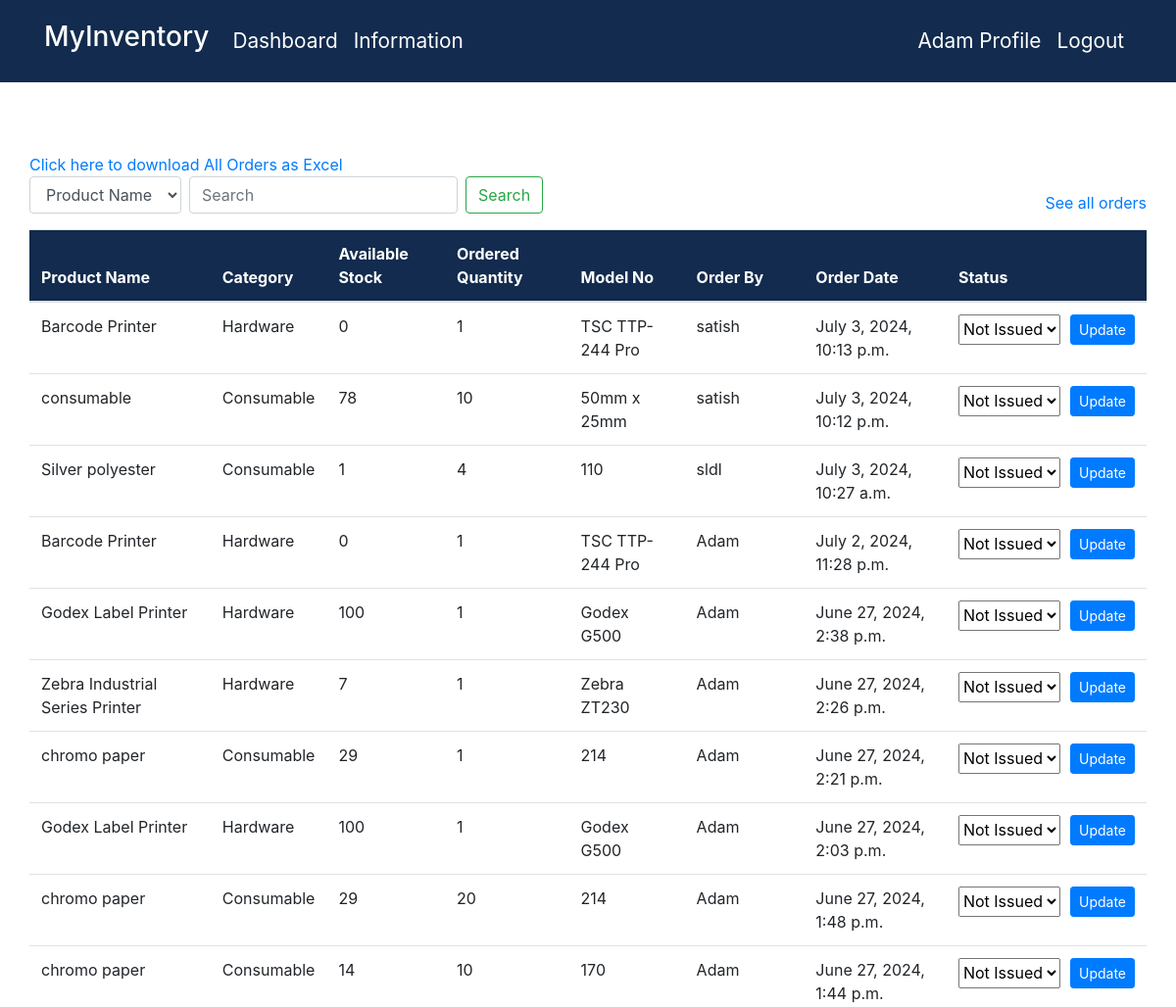
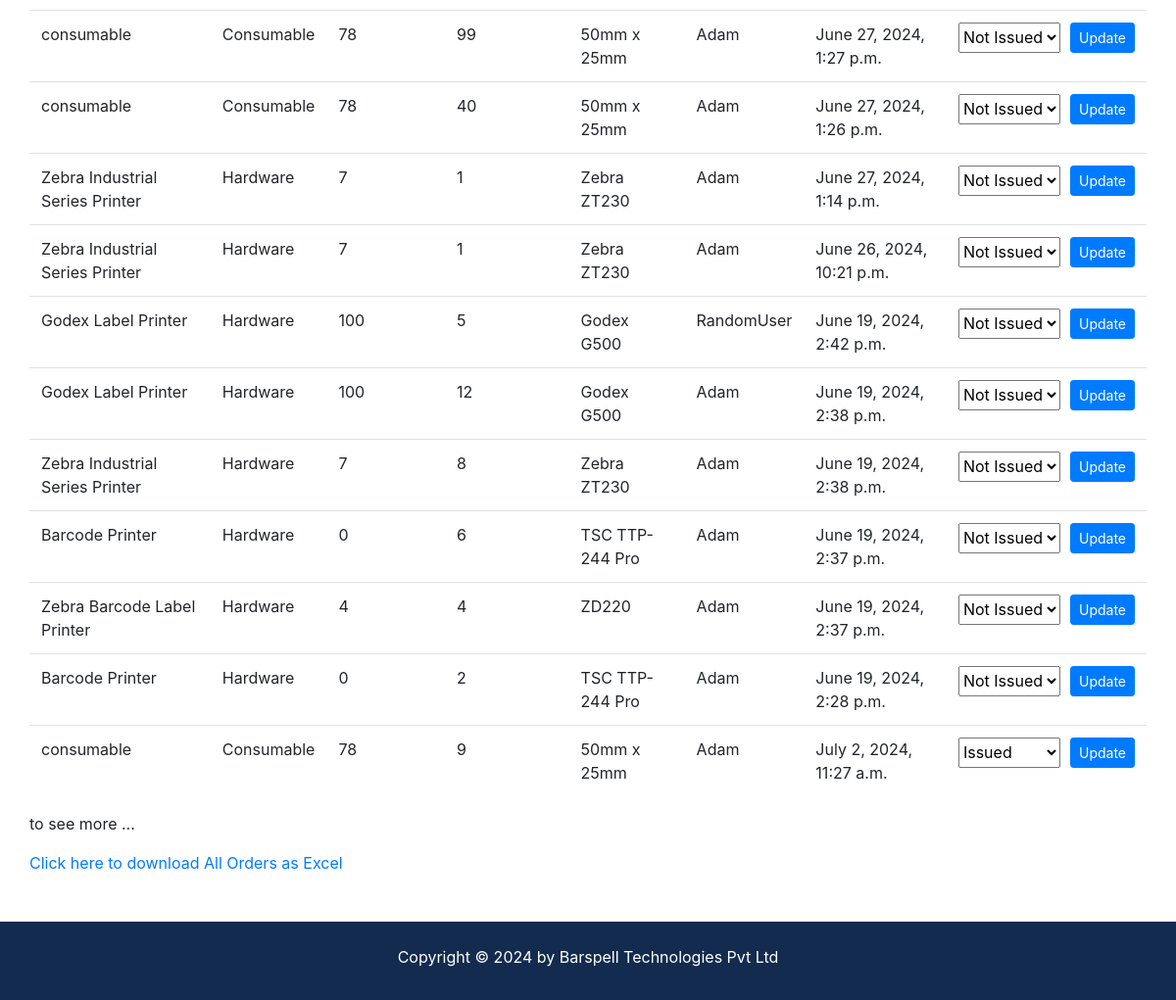
Page /order/ (signed in) on the committed database (2 pictures, top to bottom).
### dashboard/models.py (models this page shows, shortened)
class Order(models.Model):
  STATUS_CHOICES = [
      ('Not Issued', 'Not Issued'),
      ('Issued', 'Issued'),
  ]
  product = models.ForeignKey(Product, on_delete=models.CASCADE, null=True)
  staff = models.ForeignKey(User, models.CASCADE, null=True)
  model_no = models.CharField(max_length=200, null=True)
  order_quantity = models.PositiveIntegerField(null=True)
  date = models.DateTimeField(auto_now_add=True)
  status = models.CharField(max_length=10, choices=STATUS_CHOICES, default='Not Issued')

class Product(models.Model):
  name = models.CharField(max_length = 100, null = True)
  model_no = models.CharField(max_length = 200, null = True)
  category = models.CharField(max_length = 20,choices = CATEGORY, null = True)
  quantity = models.PositiveIntegerField(null = True)

### dashboard/views.py (the view)
# urls.py: path('order/', views.order, name = 'dashboard-order'),
@login_required
def order(request):
    five_days_ago = timezone.now().date() - timedelta(days=5)
    query = request.GET.get('q')
    search_type = request.GET.get('search_type', 'product_name')
    order_by = request.GET.get('order_by', '-date')
    orders = Order.objects.filter(
        Q(status='Not Issued') | (Q(status='Issued') & Q(date__date__gte=five_days_ago))
    ).annotate(
        status_order=Case(
            When(status='Not Issued', then=Value(0)),
            When(status='Issued', then=Value(1)),
            output_field=IntegerField(),
        )
    ).order_by('status_order', order_by)
    if query:
        if search_type == 'product_name':
            orders = orders.filter(product__name__icontains=query)
        elif search_type == 'ordered_by':
            orders = orders.filter(staff__username__icontains=query)
    order_count = orders.count()
    product_count = Product.objects.all().count()
    workers_count = User.objects.all().count()
    context = {
        'orders': orders,
        'product_count': product_count,
        'workers_count': workers_count,
        'order_count': order_count,
    }
    return render(request, 'dashboard/order.html', context)

### dashboard/context_processors.py (called while the page is built)
def global_message(request):
    try:
        info = Message.objects.get(id=1)
        return {'global_message': info.message}
    except Message.DoesNotExist:
        return {'global_message': ''}

### templates/dashboard/order.html (shortened to what this page needs)
{% extends 'partials/base.html' %}
{% block content %}
<div class="container my-5">
  <div class="row">
    <div style="width: 100%" class="mt-4">
      <a href="{% url 'export-orders' %}" class=""
        >Click here to download All Orders as Excel</a
      >
      <div class="d-flex flex-row justify-content-between align-items-center">
        <form method="get" action="{% url 'dashboard-order' %}" class="form-inline mb-3">
          <select class="form-control mr-sm-2" name="search_type">
          <option value="product_name">Product Name</option>
        </select>
        <input class="form-control mr-sm-2" type="search" name="q" placeholder="Search" aria-label="Search" />
        <button class="btn btn-outline-success my-2 my-sm-0" type="submit">Search</button>
      </form>
      <a href="{% url 'dashboard-order' %}">See all orders</a>
    </div>
      <table class="table bg-white">
        <thead class="dark-color text-white">
          <tr>
            <th scope="col">Product Name</th>
            <th scope="col">Category</th>
            <th scope="col">Available Stock</th>
            <th scope="col">Ordered Quantity</th>
            <th scope="col">Model No</th>
            <th scope="col">Order By</th>
            <th scope="col">Order Date</th>
            <th scope="col">Status</th>
          </tr>
        </thead>
        <tbody>
          {% for order in orders %}
          <tr>
            <td>{{order.product.name}}</td>
            <td>{{order.product.category}}</td>
            <td>{{order.product.quantity}}</td>
            <td>{{order.order_quantity}}</td>
            <td>{{order.product.model_no}}</td>
            <td>{{order.staff.username}}</td>
            <td>{{order.date}}</td>
            <td><form class="d-flex flex-row justify-content-between" method="post" action="{% url 'update_order_status' order.id %}">
              <select style="margin-right: 10px;" name="status">
                  <option value="Issued"
                  {% if order.status == 'Issued' %}
                    selected
                  {% endif %}
                  >Issued</option>
                  <option value="Not Issued" {% if order.status == 'Not Issued' %}selected{% endif %}>Not Issued</option>
              </select>
              <button type="submit" class="btn btn-primary btn-sm">Update</button>
          </form></td>
          </tr>
          {% endfor %}
        </tbody>
      </table>
      <p>to see more ...</p>
      <a href="{% url 'export-orders' %}" class=""
        >Click here to download All Orders as Excel</a
      >
    </div>
  </div>
</div>
{% include '../partials/footer.html' %}
{% endblock %}

### templates/partials/nav.html (shortened to what this page needs)
<!DOCTYPE html>
<html lang="en">
  <head>
    <link rel="stylesheet" href="../../static/style.css" />
    <link
      rel="stylesheet"
      href="https://cdn.jsdelivr.net/npm/bootstrap@4.6.2/dist/css/bootstrap.min.css"
    />
  </head>
  <body>
    <nav class="navbar navbar-expand-lg dark-color py-3">
      {% if user.is_authenticated %}
      <div class="container">
        <a class="navbar-brand text-white" href="{% url 'dashboard-index' %}">
          <h3>MyInventory</h3>
        </a>
        <div class="collapse navbar-collapse" id="navbarSupportedContent">
          <ul class="navbar-nav">
            <li class="nav-item active">
              <a
                class="nav-link text-white nav-element"
                href="{% url 'dashboard-index' %}"
              >
                Dashboard <span class="sr-only">(current)</span></a
              >
            </li>
            <li class="nav-item active">
              <a
                class="nav-link text-white nav-element"
                href="{% url 'dashboard-information' %}"
              >
                Information <span class="sr-only">(current)</span></a
              >
            </li>
          </ul>
        </div>
        <div class="collapse navbar-collapse" id="navbarSupportedContent">
          <ul class="navbar-nav ml-auto">
            <li class="nav-item active">
              <a
                class="nav-link text-white nav-element"
                href="{% url 'user-profile' %}"
                >{{user.username}} Profile
                <span class="sr-only">(current)</span></a
              >
            </li>
            <li class="nav-item">
              <a
                class="nav-link text-white nav-element"
                href="{% url 'user-logout' %}"
                >Logout</a
              >
            </li>
          </ul>
        </div>
          {% endif %}
        </div>
    </nav>
  </body>
</html>

### static/style.css (style rules this page uses)
.dark-color { background-color: #122b4e; }

### templates/partials/nav.html (style rules this page uses)
.nav-element { font-size: 1.3rem; }
.dark-color { background-color: #122b4e; }

### rows in the picture
Order: product.name "Barcode Printer", product.category "Hardware", product.quantity "0", order_quantity "1", product.model_no "TSC TTP-244 Pro", staff.username "satish", date "July 3, 2024, 10:13 p.m.", status "Not Issued"
Order: product.name "consumable", product.category "Consumable", product.quantity "78", order_quantity "10", product.model_no "50mm x 25mm", staff.username "satish", date "July 3, 2024, 10:12 p.m.", status "Not Issued"
Order: product.name "Silver polyester", product.category "Consumable", product.quantity "1", order_quantity "4", product.model_no "110", staff.username "sldl", date "July 3, 2024, 10:27 a.m.", status "Not Issued"
Order: product.name "Barcode Printer", product.category "Hardware", product.quantity "0", order_quantity "1", product.model_no "TSC TTP-244 Pro", staff.username "Adam", date "July 2, 2024, 11:28 p.m.", status "Not Issued"
Order: product.name "Godex Label Printer", product.category "Hardware", product.quantity "100", order_quantity "1", product.model_no "Godex G500", staff.username "Adam", date "June 27, 2024, 2:38 p.m.", status "Not Issued"
Order: product.name "Zebra Industrial Series Printer", product.category "Hardware", product.quantity "7", order_quantity "1", product.model_no "Zebra ZT230", staff.username "Adam", date "June 27, 2024, 2:26 p.m.", status "Not Issued"
Order: product.name "chromo paper", product.category "Consumable", product.quantity "29", order_quantity "1", product.model_no "214", staff.username "Adam", date "June 27, 2024, 2:21 p.m.", status "Not Issued"
Order: product.name "Godex Label Printer", product.category "Hardware", product.quantity "100", order_quantity "1", product.model_no "Godex G500", staff.username "Adam", date "June 27, 2024, 2:03 p.m.", status "Not Issued"
Order: product.name "chromo paper", product.category "Consumable", product.quantity "29", order_quantity "20", product.model_no "214", staff.username "Adam", date "June 27, 2024, 1:48 p.m.", status "Not Issued"
Order: product.name "chromo paper", product.category "Consumable", product.quantity "14", order_quantity "10", product.model_no "170", staff.username "Adam", date "June 27, 2024, 1:44 p.m.", status "Not Issued"
Order: product.name "consumable", product.category "Consumable", product.quantity "78", order_quantity "99", product.model_no "50mm x 25mm", staff.username "Adam", date "June 27, 2024, 1:27 p.m.", status "Not Issued"
Order: product.name "consumable", product.category "Consumable", product.quantity "78", order_quantity "40", product.model_no "50mm x 25mm", staff.username "Adam", date "June 27, 2024, 1:26 p.m.", status "Not Issued"
Order: product.name "Zebra Industrial Series Printer", product.category "Hardware", product.quantity "7", order_quantity "1", product.model_no "Zebra ZT230", staff.username "Adam", date "June 27, 2024, 1:14 p.m.", status "Not Issued"
Order: product.name "Zebra Industrial Series Printer", product.category "Hardware", product.quantity "7", order_quantity "1", product.model_no "Zebra ZT230", staff.username "Adam", date "June 26, 2024, 10:21 p.m.", status "Not Issued"
Order: product.name "Godex Label Printer", product.category "Hardware", product.quantity "100", order_quantity "5", product.model_no "Godex G500", staff.username "RandomUser", date "June 19, 2024, 2:42 p.m.", status "Not Issued"
Order: product.name "Godex Label Printer", product.category "Hardware", product.quantity "100", order_quantity "12", product.model_no "Godex G500", staff.username "Adam", date "June 19, 2024, 2:38 p.m.", status "Not Issued"
Order: product.name "Zebra Industrial Series Printer", product.category "Hardware", product.quantity "7", order_quantity "8", product.model_no "Zebra ZT230", staff.username "Adam", date "June 19, 2024, 2:38 p.m.", status "Not Issued"
Order: product.name "Barcode Printer", product.category "Hardware", product.quantity "0", order_quantity "6", product.model_no "TSC TTP-244 Pro", staff.username "Adam", date "June 19, 2024, 2:37 p.m.", status "Not Issued"
Order: product.name "Zebra Barcode Label Printer", product.category "Hardware", product.quantity "4", order_quantity "4", product.model_no "ZD220", staff.username "Adam", date "June 19, 2024, 2:37 p.m.", status "Not Issued"
Order: product.name "Barcode Printer", product.category "Hardware", product.quantity "0", order_quantity "2", product.model_no "TSC TTP-244 Pro", staff.username "Adam", date "June 19, 2024, 2:28 p.m.", status "Not Issued"
Order: product.name "consumable", product.category "Consumable", product.quantity "78", order_quantity "9", product.model_no "50mm x 25mm", staff.username "Adam", date "July 2, 2024, 11:27 a.m.", status "Issued"

### other values in the picture
{{ user.username }} "Adam"
